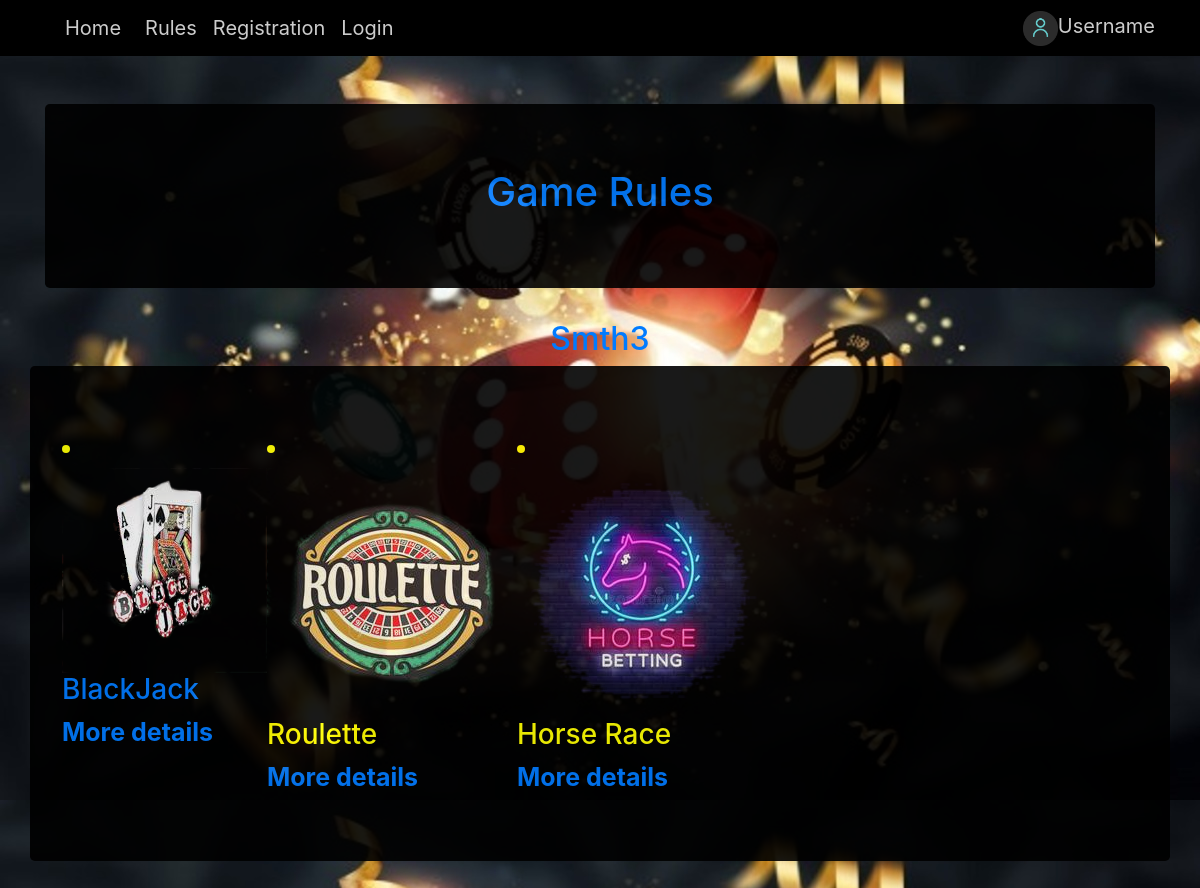
/games, run on an earlier commit of the app's database.
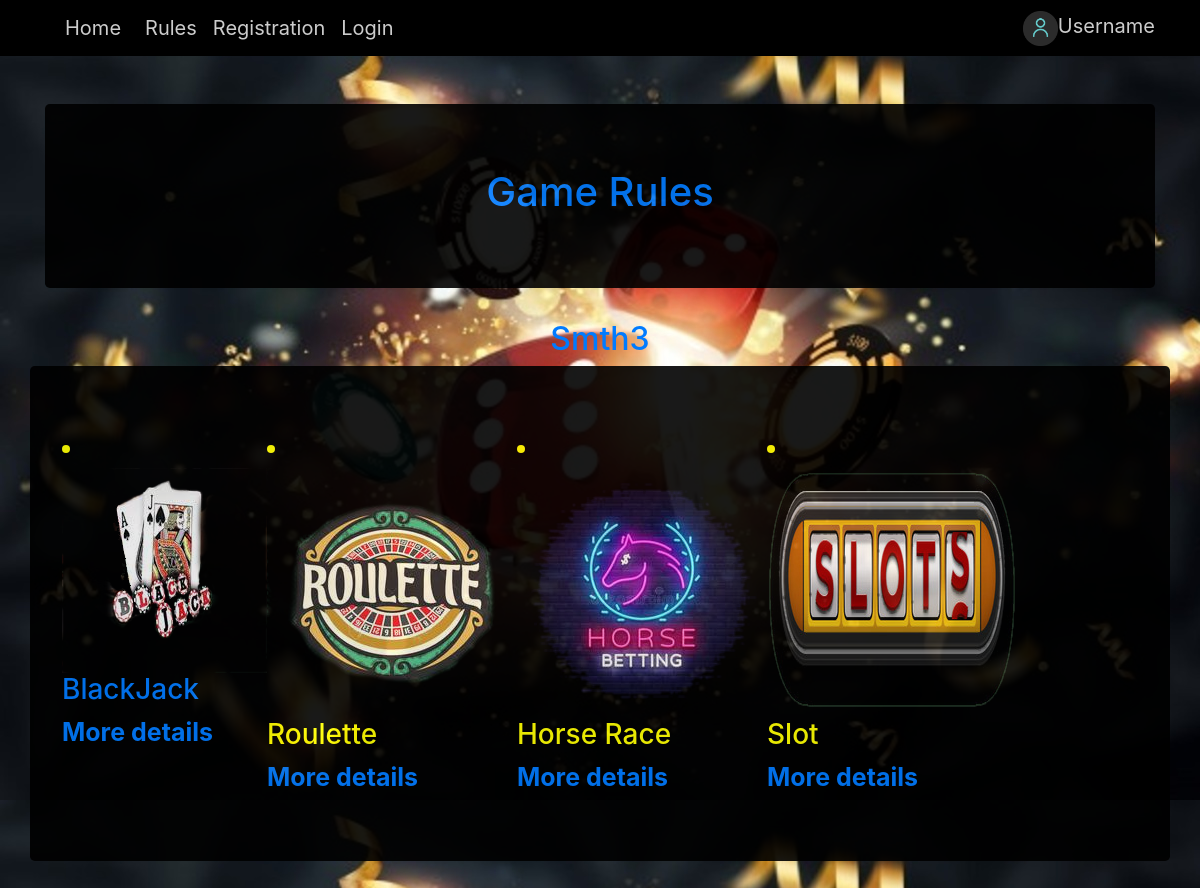
And on a later commit of the database.
### games/models.py (models this page shows, shortened)
class Game(models.Model):
    title = models.CharField(max_length=30)
    organizer_email= models.EmailField()
    date = models.DateField()
    slug = models.SlugField(unique=True)
    shortdesc = models.TextField()
    image = models.ImageField(upload_to='img')
    participants = models.ManyToManyField(Participant, blank=True, null=True)

### games/views.py (the view)
# urls.py: path('games', views.index, name='all-games'),
def index(request):
    games = Game.objects.all()
    return render(request, 'games/index.html', {
        'show_games': True,
        'games': games
    })

### games/templates/games/index.html (shortened to what this page needs)
{% extends 'games/base/base.html' %}
{% load static %}
{% block body %}
<div class="container">
    <div class="jumbotron" style="background-color:#000000; opacity:0.9; color:#CCCCCC;">
    <nav><a href="/games"><center><h1>Game Rules</h1></center></nav>
    </div>
</div>
<main>
    <h2><center>Smth3</center></h2>
    <div class="container">
    <div class="jumbotron row" style="background-color:#000000; opacity:0.9; color:yellow; font-size: 25px; font-weight: bold;">
            {% for game_item in games %}
                <li class="game-item">
                    <article>
                        <div class="game-summary">
                            <div class="game-image">
                                <img src="{{game_item.image.url}}" alt="">
                            </div>
                            <div class="game-detail">
                                <h3>{{ game_item.title }}</h3>
                            </div>
                        </div>
                        <div class="game-actions">
                            <a href="{% url 'game-detail' game_item.slug %}">More details</a>
                        </div>
                    </article>
                </li>
            {% endfor %}
        </div>
    </div>
</main>
{% endblock %}

### games/templates/games/base/base.html (shortened to what this page needs)
{% load static %}
<!DOCTYPE html>
<html>
   <head>
      <link rel="stylesheet" href="https://maxcdn.bootstrapcdn.com/bootstrap/4.0.0/css/bootstrap.min.css">
      <link rel="stylesheet" href="static/games/css/master.css">
         </head>
         <body>
            <nav class="navbar navbar-expand-lg navbar-dark mb-5" style="background-color:#000000; color:#0000; font-size: 20px;">
               <div class="container">
                  <a class="navbar-brand" style="color:#CCCCCC;  font-size: 20px; margin-left: 20px"
                  href="{% url 'home' %}">
                  Home
               </a>
               <div class="collapse navbar-collapse" id="navbarNav">
                  <ul class="nav navbar-nav mr-auto" >
                     <li class="nav-item mx-2"><a class="navbar-link"style="color:#CCCCCC;" href="{% url 'all-games' %}"> Rules </a></li>
                     {% if user.is_authenticated %}
                     <li class="nav-item mx-2"><a href="{% url 'logout' %}" style="color:#CCCCCC;">Logout</a></li>
                     {% else %}
                     <li class="nav-item mx-2"><a class="navbar-link"style="color:#CCCCCC;" href="{% url 'register' %}"> Registration </a></li>
                     <li class="nav-item mx-2"><a class="navbar-link"style="color:#CCCCCC;" href="{% url 'login' %}"> Login </a></li>
                     {% endif %}
                  </ul>
                  <ul class="navbar-nav float-right justify-content-end navbar-right ">
                     {% if user.is_authenticated %}
                     <li class="nav-item float-right"><a class="navbar-link"style="color:#CCCCCC;" href="profile.html"><img src="{static/games/img/user.png}" width="35" height="35" class="border1">{{user.first_name}}</a></li>
                     {% else %}
                     <li class="nav-item float-right">
                        <a class="navbar-link"style="color:#CCCCCC;" href="profile.html"><img src="static/games/img/user.png " width="35" height="35" class="border1">Username</a></li>
                     {% endif %}
                  </ul>
               </div>
            </div>
         </nav>
         {% block body %}{% endblock %}
      </body>
      </html>

### games/static/games/css/master.css (style rules this page uses)
.container { animation: transitionIn 0.75s; }

### games/templates/games/base/base.html (style rules this page uses)
a { text-decoration: none !important; }
body { background-image:url(static/games/img/b.jpg); background-attachment: fixed }

What changed in the data, as far as the page shows it:
added Game: image (picture), title "Slot"
